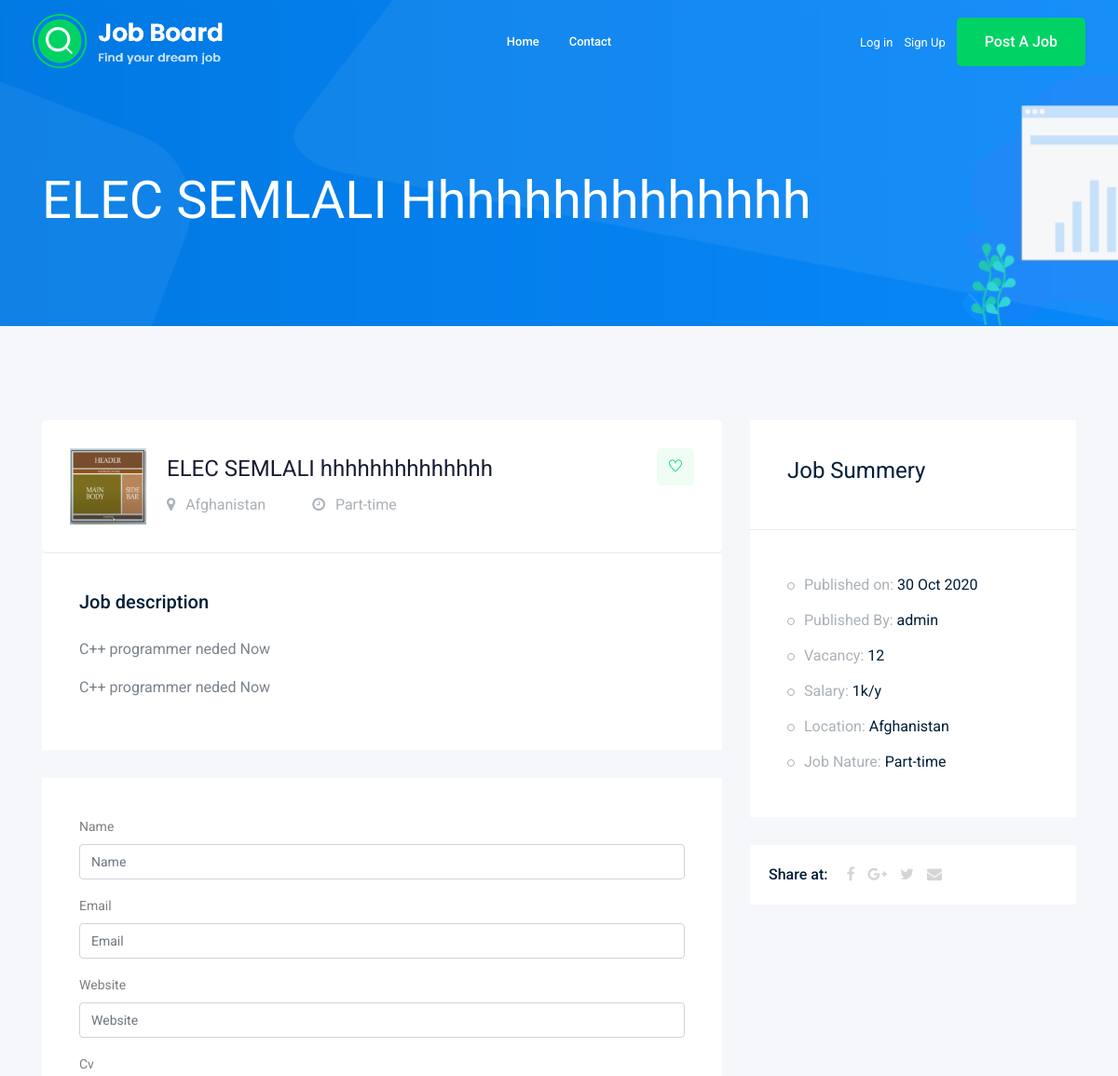
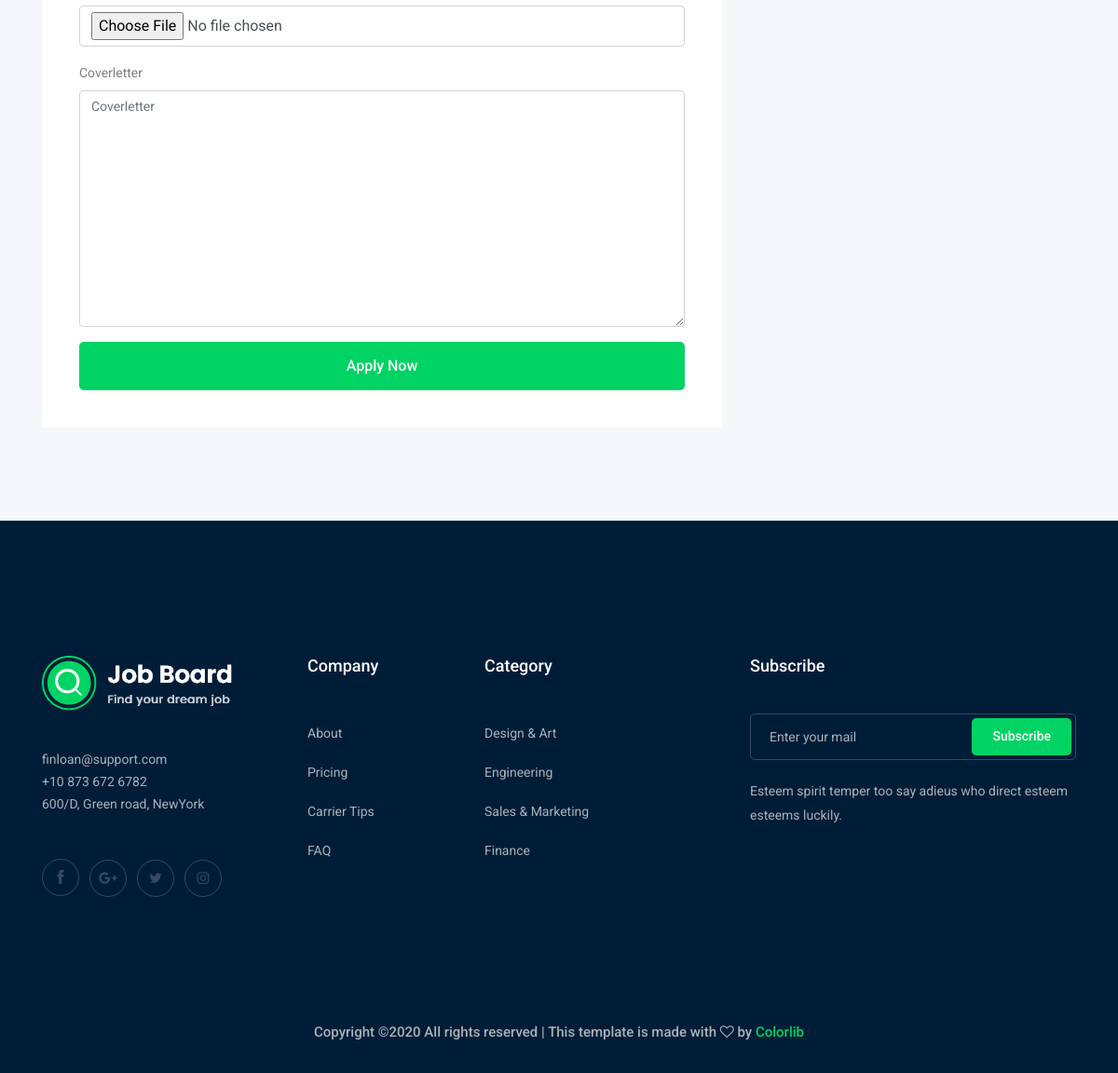
The page /elec-semlali-hhhhhhhhhhhhhh-2 on the database its author committed (2 pictures, top to bottom).
### job_home/models.py (models this page shows, shortened)
class Added_JOBS(models.Model):
    auther = models.ForeignKey(User, on_delete=models.CASCADE)
    JobNature  = (
    ('Part-time','Part-time'),
    ('Full-time','Full-time'))
    City = models.ForeignKey('accounts.Country_cont',on_delete=models.CASCADE,blank=True ,null=True)
    category = models.ForeignKey("Cartegory", on_delete=models.CASCADE,default=1)
    Job_Nature = models.CharField(max_length=120,choices=JobNature,default=1)
    title = models.CharField(max_length=120)
    discription= models.TextField(max_length=3500)
    Published_on= models.DateTimeField(auto_now=True)
    Vacancy= models.IntegerField()
    imag = models.ImageField(upload_to='imags/',default='logo_defuel.png')
    Salary= models.IntegerField()
    slug = models.SlugField(blank=True ,null=True)
    class Meta:
        ordering =  [ '-Published_on' ]

### accounts/models.py (models this page shows)
class Country_cont(models.Model):
    sity = models.CharField(max_length=30,blank=True ,null=True)
    def __str__(self):
        return self.sity

### job_home/views.py (the view)
# urls.py: path('<str:slug>' , views.post_id , name='id'),
def post_id(request , slug):
    kwili = get_object_or_404(Added_JOBS , slug=slug)
    Form = Form_cv()
    form_auth = Form_auto()
    user_login = request.user
    if user_login != kwili.auther:
        if request.method == "POST":
            Form = Form_cv(request.POST,request.FILES)
            form_auth = Form_auto(request.POST,request.FILES)
            if Form.is_valid():
                myform = Form.save(commit=False)
                myform.job_Name = kwili
                myform.save()
            elif form_auth.is_valid():
                print('#'*100)
                myForm = form_auth.save(commit=False)
                myForm.job_Name = kwili
                myForm.name = request.user
                myForm.Email = request.user.email
                myForm.save()
                print('#'*100)
        else:
            form_auth = Form_auto()
            Form = Form_cv()
        context = {
            'obj': get_object_or_404(Added_JOBS , slug=slug),
            'Form':Form,
            'form_auth':form_auth
        }
    else:
        context={
            'obji': get_object_or_404(Added_JOBS , slug=slug),
        }
    return render (request  , 'job_details.html' ,context )

### job_home/forms.py
class Form_cv(forms.ModelForm):
    class Meta:
        model = CEVEE
        fields = ('name','Email','website','cv','Coverletter')

class Form_auto(forms.ModelForm):
    class Meta:
        model = CEVEE
        fields = ['website','cv','Coverletter']

### template/job_details.html (shortened to what this page needs)
{% extends 'base.html' %}
{% load bootstrap4 %}
    {% block content %}
    <div class="bradcam_area bradcam_bg_1">
        <div class="container">
            <div class="row">
                <div class="col-xl-12">
                    {% if obji %}
                    <div class="bradcam_text">
                        <h3>{{obji.title}}</h3>
                    </div>
                        {% else %}
                        <div class="bradcam_text">
                            <h3>{{obj.title}}</h3>
                        </div>
                    {% endif %}
                </div>
            </div>
        </div>
    </div>
{% if obji %}
<div class="job_details_area">
    <div class="container">
        <div class="row">
            <div class="col-lg-8">
                <div class="job_details_header">
                    <div class="single_jobs white-bg d-flex justify-content-between">
                        <div class="jobs_left d-flex align-items-center">
                            <img src="{{ obji.imag.url }}" width="82" height="82" style="border-right-width: 0px;margin-right: 22px;">
                            <div class="jobs_conetent">
                                <a href="#"><h4>{{obji.title}}</h4></a>
                                <div class="links_locat d-flex align-items-center">
                                    <div class="location">
                                        <p> <i class="fa fa-map-marker"></i> {{obji.City}}</p>
                                    </div>
                                    <div class="location">
                                        <p> <i class="fa fa-clock-o"></i> {{obji.Job_Nature}}</p>
                                    </div>
                                </div>
                            </div>
                        </div>
                        <div class="jobs_right">
                            <div class="apply_now">
                                <a class="heart_mark" href="#"> <i class="ti-heart"></i> </a>
                            </div>
                        </div>
                    </div>
                </div>
    {% else %}
    <div class="job_details_area">
        <div class="container">
            <div class="row">
                <div class="col-lg-8">
                    <div class="job_details_header">
                        <div class="single_jobs white-bg d-flex justify-content-between">
                            <div class="jobs_left d-flex align-items-center">
                                <img src="{{ obj.imag.url }}" width="82" height="82" style="border-right-width: 0px;margin-right: 22px;">
                                <div class="jobs_conetent">
                                    <a href="#"><h4>{{obj.title}}</h4></a>
                                    <div class="links_locat d-flex align-items-center">
                                        <div class="location">
                                            <p> <i class="fa fa-map-marker"></i> {{obj.City}}</p>
                                        </div>
                                        <div class="location">
                                            <p> <i class="fa fa-clock-o"></i> {{obj.Job_Nature}}</p>
                                        </div>
                                    </div>
                                </div>
                            </div>
                            <div class="jobs_right">
                                <div class="apply_now">
                                    <a class="heart_mark" href="#"> <i class="ti-heart"></i> </a>
                                </div>
                            </div>
                        </div>
                    </div>
{% endif %}
                            {% if obji %}
                            <div class="descript_wrap white-bg">
                                <div class="single_wrap">
                                    <h4>Job description</h4>
                            <p>{{obji.discription}}</p>
                            {% else %}
                            <div class="descript_wrap white-bg">
                                <div class="single_wrap">
                                    <h4>Job description</h4>
                                            <p>{{obj.discription}}</p>
                            {% endif %}
                            <p>{{obj.discription}}</p>
                        </div>
                    </div>
                    <div class="apply_job_form white-bg">
                    <form  method="post" enctype="multipart/form-data">
                    {% if obji %}
                    {% else %}
                        {% if user.is_authenticated %}
                            {% csrf_token %}
                            {% bootstrap_form form_auth %}
                            {% buttons %}
                                <button class="boxed-btn3 w-100" type="submit">Apply Now</button>
                            {% endbuttons %}
                        {% else %}
                            {% bootstrap_form Form %}
                            {% buttons %}
                                <button class="boxed-btn3 w-100" type="submit">Apply Now</button>
                            {% endbuttons %}
                                    </form>
                    {% endif %}
                    {% endif %}
                    </div>
                </div>
                {% if obji %}
                <div class="col-lg-4">
                    <div class="job_sumary">
                        <div class="summery_header">
                            <h3>Job Summery</h3>
                        </div>
                        <div class="job_content">
                            <ul>
                                <li>Published on: <span>{{obji.Published_on |date:"d M Y" }}</span></li>
                                <li>Published By: <span>{{obji.auther}}(you)</span></li>
                                <li>Vacancy: <span>{{obji.Vacancy}}</span></li>
                                <li>Salary: <span>{{obji.Salary}}k/y</span></li>
                                <li>Location: <span>{{obji.City}}</span></li>
                                <li>Job Nature: <span> {{obji.Job_Nature}}</span></li>
                            </ul>
                        </div>
                    </div>
                    <div class="share_wrap d-flex">
                        <span>Share at:</span>
                        <ul>
                            <li><a href="#"> <i class="fa fa-facebook"></i></a> </li>
                            <li><a href="#"> <i class="fa fa-google-plus"></i></a> </li>
                            <li><a href="#"> <i class="fa fa-twitter"></i></a> </li>
                            <li><a href="#"> <i class="fa fa-envelope"></i></a> </li>
                        </ul>
                    </div>
                    <div class="job_location_wrap">
                        <div class="job_lok_inner">
                            <div id="map" style="height: 200px;"></div>
                          </div>
                    </div>
                </div>
                {% else %}
                <div class="col-lg-4">
                    <div class="job_sumary">
                        <div class="summery_header">
                            <h3>Job Summery</h3>
                        </div>
                        <div class="job_content">
                            <ul>
                                <li>Published on: <span>{{obj.Published_on |date:"d M Y" }}</span></li>
                                <li>Published By: <span>{{obj.auther}}</span></li>
                                <li>Vacancy: <span>{{obj.Vacancy}}</span></li>
                                <li>Salary: <span>{{obj.Salary}}k/y</span></li>
                                <li>Location: <span>{{obj.City}}</span></li>
                                <li>Job Nature: <span> {{obj.Job_Nature}}</span></li>
                            </ul>
                        </div>
                    </div>
                    <div class="share_wrap d-flex">
                        <span>Share at:</span>
                        <ul>
                            <li><a href="#"> <i class="fa fa-facebook"></i></a> </li>
                            <li><a href="#"> <i class="fa fa-google-plus"></i></a> </li>
                            <li><a href="#"> <i class="fa fa-twitter"></i></a> </li>
                            <li><a href="#"> <i class="fa fa-envelope"></i></a> </li>
                        </ul>
                    </div>
                    <div class="job_location_wrap">
                        <div class="job_lok_inner">
                            <div id="map" style="height: 200px;"></div>
                          </div>
                    </div>
                </div>
                {% endif %}
            </div>
        </div>
    </div>
{% endblock %}

### rows shown on the page
Added_JOBS: title "ELEC SEMLALI Hhhhhhhhhhhhhh", imag (picture), title "ELEC SEMLALI hhhhhhhhhhhhhh", City "Afghanistan", Job_Nature "Part-time", discription "C++ programmer neded Now", Published_on "30 Oct 2020", auther "admin", Vacancy "12", Salary "1"
